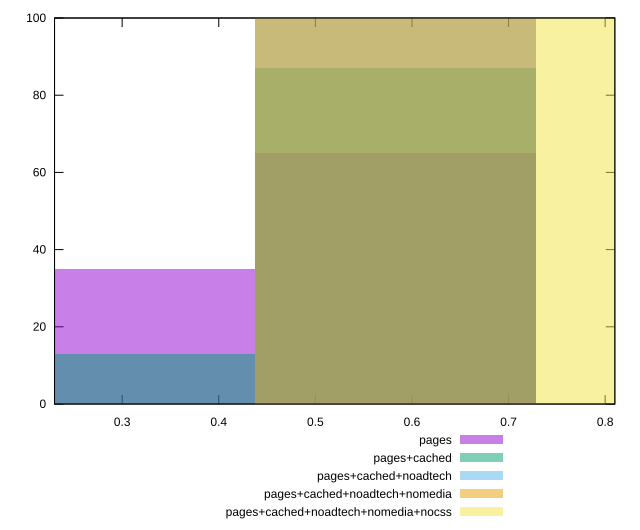

Reproduce this figure in gnuplot.
reset

$pages <<EOF
0.2915118987699845 35
0.583023797539969 65
EOF

$pagesCached <<EOF
0.2915118987699845 13
0.583023797539969 87
EOF

$pagesCachedNoadtech <<EOF
0.583023797539969 100
EOF

$pagesCachedNoadtechNomedia <<EOF
0.583023797539969 100
EOF

$pagesCachedNoadtechNomediaNocss <<EOF
0.8745356963099535 100
EOF

set key outside below
set boxwidth 0.2915118987699845
set xrange [0.23:0.81]
set yrange [0:100]
set trange [0:100]
set style fill transparent solid 0.5 noborder
set terminal svg size 640, 530 enhanced background rgb 'white'
set output "report_00019_2021-02-10T18-14-37.922Z//meta/score/comparison/histogram/all_raw.svg"

plot $pages title "pages" with boxes, \
     $pagesCached title "pages+cached" with boxes, \
     $pagesCachedNoadtech title "pages+cached+noadtech" with boxes, \
     $pagesCachedNoadtechNomedia title "pages+cached+noadtech+nomedia" with boxes, \
     $pagesCachedNoadtechNomediaNocss title "pages+cached+noadtech+nomedia+nocss" with boxes

reset
